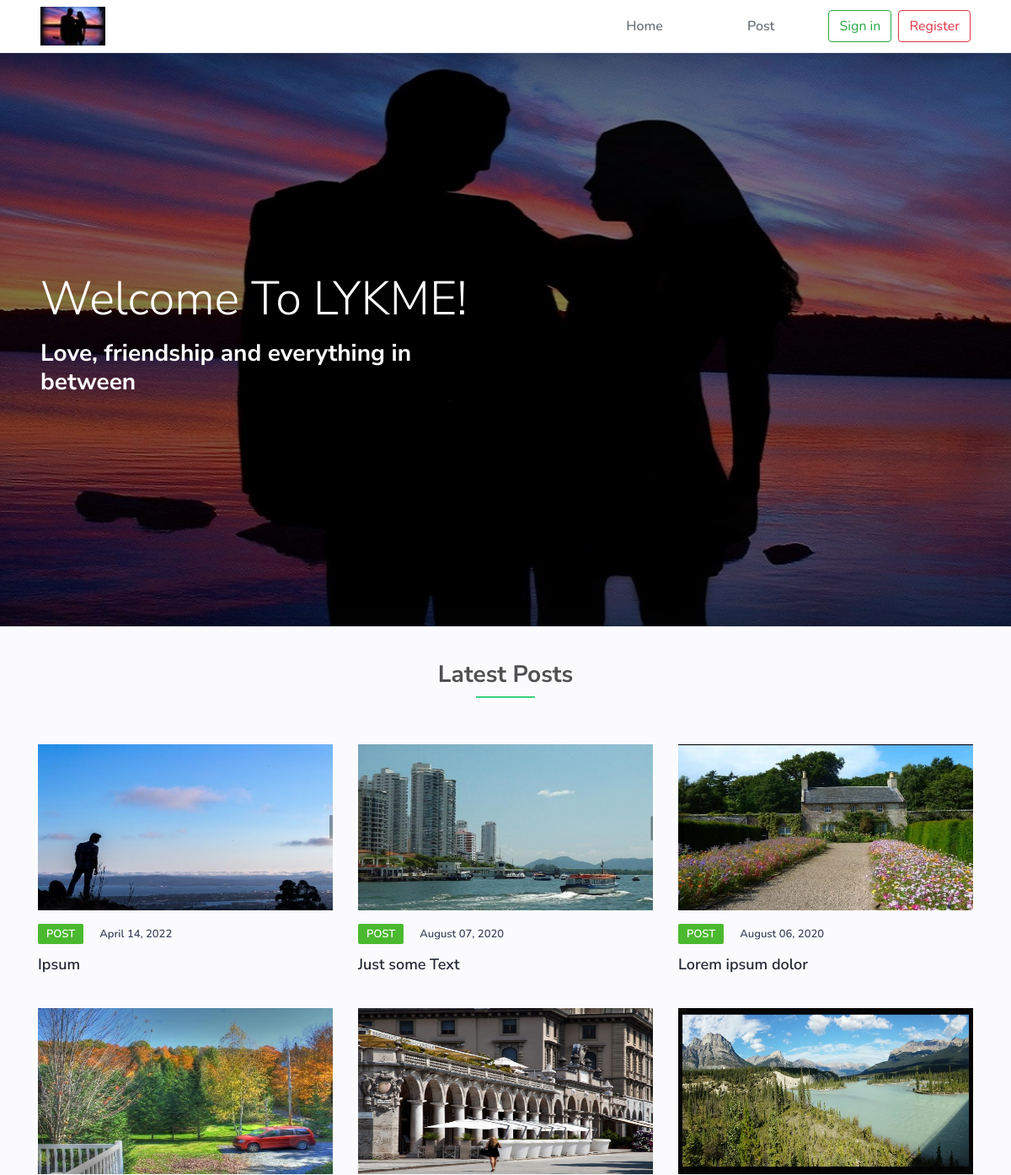
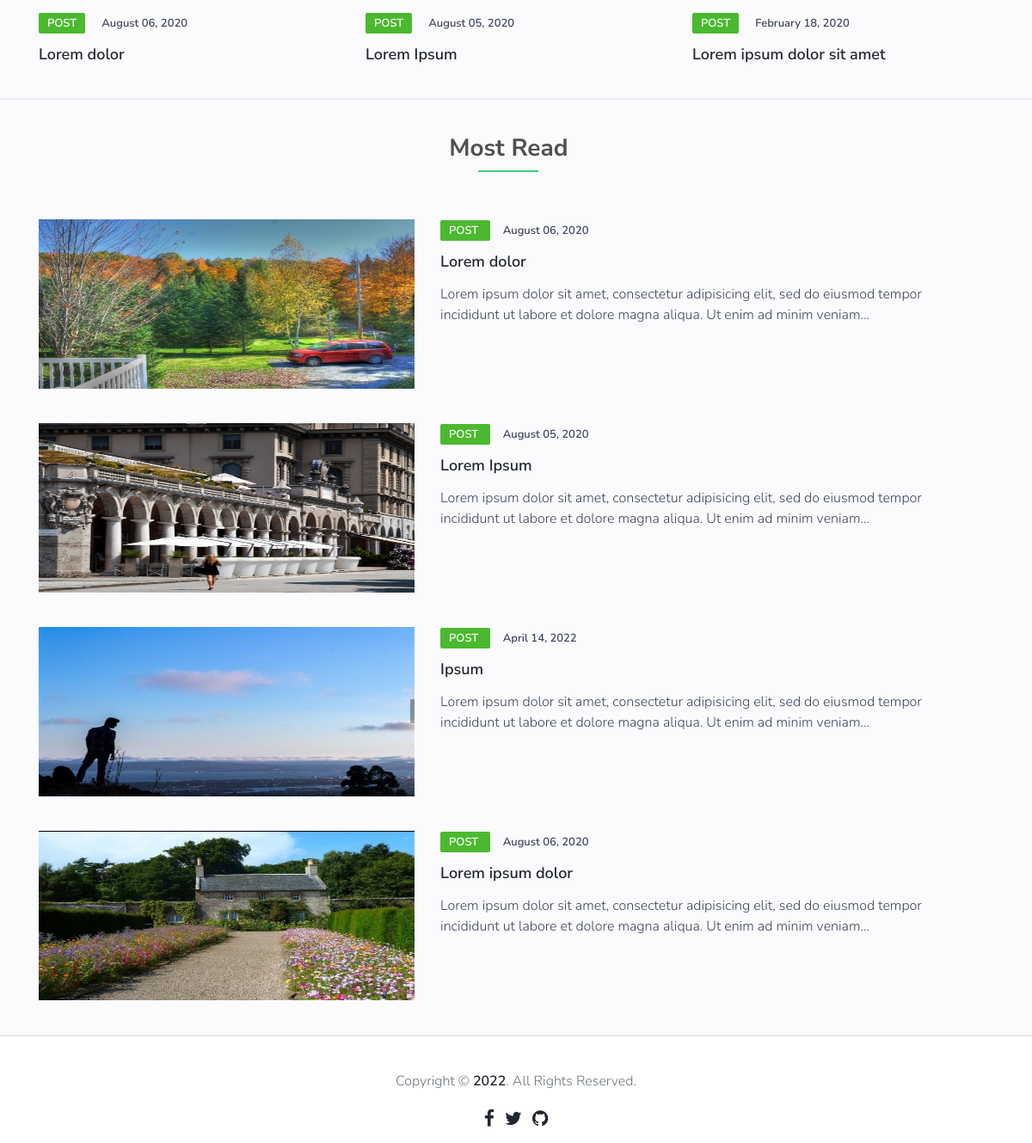
The page / on the database its author committed (2 pictures, top to bottom).
### tables this page shows
CREATE TABLE `article` (
  `article_id` int(11) NOT NULL,
  `article_title` varchar(255) NOT NULL,
  `article_content` text NOT NULL,
  `article_image` varchar(255) NOT NULL,
  `article_created_time` datetime NOT NULL,
  `id_categorie` int(11) NOT NULL,
  `id_author` int(11) NOT NULL
);

CREATE TABLE `category` (
  `category_id` int(11) NOT NULL,
  `category_name` varchar(100) NOT NULL,
  `category_image` varchar(255) NOT NULL,
  `category_color` varchar(10) NOT NULL DEFAULT '333333'
);

### index.php (the view, shortened to what this page needs)
<?php include "assest/head.php"; ?>
<?php
$stmt = $conn->prepare("SELECT * FROM `article` INNER JOIN category ON id_categorie=category_id ORDER BY `article_created_time` DESC  LIMIT 9");
$stmt->execute();
$articles = $stmt->fetchAll();
$stmt = $conn->prepare("SELECT * FROM `article` INNER JOIN category ON id_categorie=category_id order by RAND() LIMIT 4");
$stmt->execute();
$most_read_articles = $stmt->fetchAll();
?>
<link type="text/css" rel="stylesheet" href="css/style.css" />
</head>
<body class="d-flex flex-column min-vh-100">
    <?php include "assest/header.php" ?>
    <main class="main">
        <div class="jumbotron text-center p-0 mb-0">
            <div class="bg-div px-5 d-flex align-items-center">
                <div class="text-left w-50">
                    <h1 class="display-4 text-white">Welcome To LYKME!</h1>
                    <h2 class="display-5 text-white">Love, friendship and everything in between</h2>
                </div>
            </div>
        </div>
        <div class="section section-grey">
            <div class="container">
                <div class="row">
                    <div class="col-md-12">
                        <div class="section-title">
                            <h2>Latest Posts</h2>
                        </div>
                    </div>
                    <?php foreach ($articles as $article) : ?>
                        <div class="col-md-4">
                            <div class="post">
                                <a class="post-img" href="single_post.php?id=<?= $article['article_id'] ?>">
                                    <img src="img/article/<?= $article['article_image'] ?>" alt="">
                                </a>
                                <di class="post-body">
                                    <div class="post-meta">
                                        <a class="post-category cat-1" href="articleOfCategory.php?catID=<?= $article['category_id'] ?>" style="background-color:<?= $article['category_color'] ?>"><?= $article['category_name'] ?></a>
                                        <span class="post-date">
                                            <?= date_format(date_create($article['article_created_time']), "F d, Y ") ?>
                                        </span>
                                    </div>
                                    <h3 class="post-title"><a href="single_post.php?id=<?= $article['article_id'] ?>"><?= $article['article_title'] ?></a></h3>
                                </di>
                            </div>
                        </div>
                    <?php endforeach;  ?>
                </div>
            </div>
        </div>
        <div class="section section-grey">
            <div class="container">
                <div class="row pull-center"">
                    <div class="col-md-8>
                        <div class="row">
                            <div class="col-md-12">
                                <div class="section-title">
                                    <h2>Most Read</h2>
                                </div>
                            </div>
                            <?php foreach ($most_read_articles as $article) : ?>
                                <div class="col-md-12">
                                    <div class="post post-row">
                                        <a class="post-img" href="single_post.php?id=<?= $article['article_id'] ?>">
                                            <img src="img/article/<?= $article['article_image'] ?>" alt="">
                                        </a>
                                        <div class="post-body">
                                            <div class="post-meta">
                                                <a href="articleOfCategory.php?catID=<?= $article['category_id'] ?>" class="post-category" style="background-color:<?= $article['category_color'] ?>">
                                                    <?= $article['category_name'] ?>
                                                </a>
                                                <span class="post-date">
                                                    <?= date_format(date_create($article['article_created_time']), "F d, Y ") ?>
                                                </span>
                                            </div>
                                            <h3 class="post-title"><a href="single_post.php?id=<?= $article['article_id'] ?>"><?= $article['article_title'] ?></a></h3>
                                            <p>Lorem ipsum dolor sit amet, consectetur adipisicing elit, sed do eiusmod tempor incididunt ut labore et dolore magna aliqua. Ut enim ad minim veniam...</p>
                                        </div>
                                    </div>
                                </div>
                            <?php endforeach;  ?>
                        </div>
                    </div>
                </div>
            </div>
    </main>
    <?php include "assest/footer.php" ?>
</body>
</html>

### css/style.css (style rules this page uses)
html, body { height: 100%; }
body { font-family: "Nunito", sans-serif; font-size: 16px; font-weight: 300; color: #3d455c; margin: 0; padding: 0; overflow-x: hidden; background-color: #fff; }
h1, h2, h3, h4, h5, h6 { font-family: "Nunito Sans", sans-serif; font-weight: 700; color: #505050; margin: 0px 0px 15px; }
h1 { font-size: 34px; }
h2 { font-size: 28px; }
h3 { font-size: 23px; }
a { font-weight: 600; color: #212631; text-decoration: none; }
p { margin: 0px 0px 20px; }
.section { padding-top: 40px; }
.section.section-grey { background-color: #fbfbfd; border-bottom: 1px solid #eceef2; border-top: 1px solid #eceef2; }
.section .section-title { margin-bottom: 40px; text-align: center; }
.section .section-title h2 { text-transform: capitalize; font-size: 28px; position: relative; display: inline-block; padding-bottom: 10px; }
.section-title h2:before { content: ""; position: absolute; bottom: 0; left: 50%; width: 70px; height: 2px; background: #3dd07d; transform: translateX(-50%); }
.post { margin-bottom: 40px; }
.post .post-img { display: block; -webkit-transition: 0.2s opacity; transition: 0.2s opacity; }
.post .post-img>img { width: 100%; height: 197px; }
.post .post-meta { margin-top: 15px; margin-bottom: 15px; }
.post-meta .post-category { font-size: 13px; text-transform: uppercase; padding: 3px 10px; font-weight: 600; border-radius: 2px; margin-right: 15px; color: #fff; background-color: #212631; -webkit-transition: 0.2s opacity; transition: 0.2s opacity; }
.post-meta .post-category.cat-1 { background-color: #4bb92f; }
.post-meta .post-date { font-size: 13px; font-weight: 600; }
.post .post-title { font-size: 18px; margin-bottom: 0px; }
.post.post-row:after { content: ""; display: block; clear: both; }
.post.post-row .post-img { width: 40%; float: left; }
.post.post-row .post-body { margin-left: calc(40% + 30px); }
.post.post-row .post-meta { margin-top: 0px; }
.post.post-row .post-title { margin-bottom: 15px; }
.main { flex: 1 0 auto; }

### index.php (style rules this page uses)
.bg-div { background: linear-gradient(rgba(0, 0, 0, 0.5), rgba(0, 0, 0, 0.5)), url("./img/slider/pexels-marc-mueller.jpg"); height: 680px; background-position: center; background-repeat: no-repeat; background-size: cover; }

### rows shown on the page
article: article_image (picture), category.category_name "POST", article_created_time "April 14, 2022", article_title "Ipsum"
article: article_image (picture), category.category_name "POST", article_created_time "August 07, 2020", article_title "Just some Text"
article: article_image (picture), category.category_name "POST", article_created_time "August 06, 2020", article_title "Lorem ipsum dolor"
article: article_image (picture), category.category_name "POST", article_created_time "August 06, 2020", article_title "Lorem dolor"
article: article_image (picture), category.category_name "POST", article_created_time "August 05, 2020", article_title "Lorem Ipsum"
article: article_image (picture), category.category_name "POST", article_created_time "February 18, 2020", article_title "Lorem ipsum dolor sit amet"
